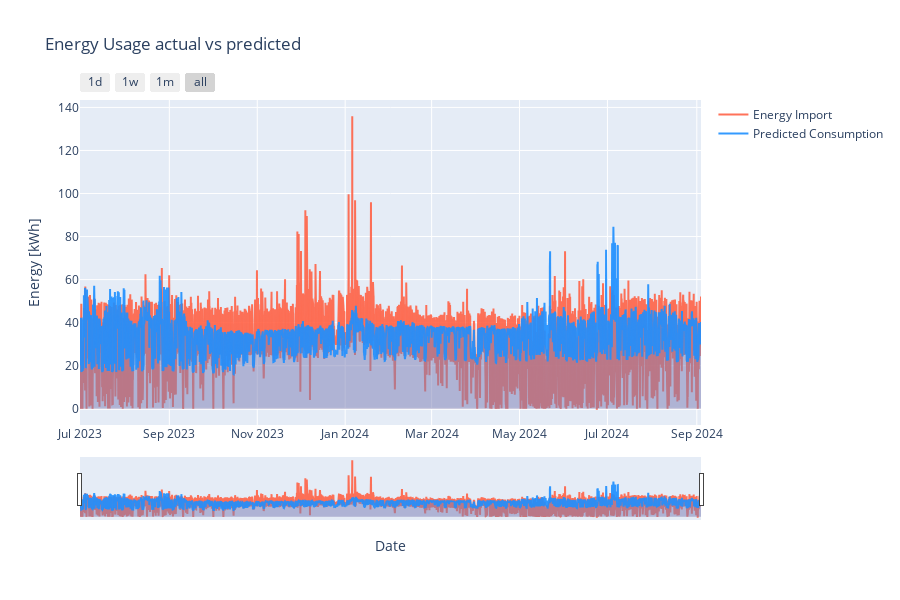

Here is the notebook cell this chart was saved with:
### Code cell
plot_cols =[
    ColumnParam("value_import", "Energy Import"),
    # ColumnParam("net_consumption", "Net Consumption"),
    ColumnParam("predicted_consumption", "Predicted Consumption"),
]
daily_main = pipe.get_daily_consumption(BuilingIdsEnum.MAIN)
plot_energy_usage(main_df, plot_cols,
                  titel="Energy Usage actual vs predicted",
                  yaxis_title="Energy [kWh]",
                  tozeroy=True,
                  )

### Figure 1 — Plotly figure (JSON) as saved in the notebook; plotly's stock layout.template omitted (floating-point values rounded to 4 significant figures; data arrays with more than 128 entries replaced by an {"elided": "..."} marker saying what was removed)
{"data": [{"line": {"color": "rgba(255, 99, 71, 0.9)"}, "mode": "lines", "name": "Energy Import", "type": "scatter", "x": {"elided": "10343 str values"}, "y": {"elided": "10343 float values"}}, {"fill": "tozeroy", "fillcolor": "rgba(255, 99, 71, 0.3)", "line": {"color": "rgba(0,0,0,0)"}, "opacity": 0.3, "showlegend": false, "type": "scatter", "x": {"elided": "10343 str values"}, "y": {"elided": "10343 float values"}}, {"line": {"color": "rgba(30, 144, 255, 0.9)"}, "mode": "lines", "name": "Predicted Consumption", "type": "scatter", "x": {"elided": "10343 str values"}, "y": {"elided": "10343 float values"}}, {"fill": "tozeroy", "fillcolor": "rgba(30, 144, 255, 0.3)", "line": {"color": "rgba(0,0,0,0)"}, "opacity": 0.3, "showlegend": false, "type": "scatter", "x": {"elided": "10343 str values"}, "y": {"elided": "10343 float values"}}], "layout": {"height": 600, "hovermode": "x unified", "showlegend": true, "title": {"text": "Energy Usage actual vs predicted"}, "xaxis": {"rangeselector": {"buttons": [{"count": 1, "label": "1d", "step": "day", "stepmode": "backward"}, {"count": 7, "label": "1w", "step": "day", "stepmode": "backward"}, {"count": 1, "label": "1m", "step": "month", "stepmode": "backward"}, {"step": "all"}]}, "rangeslider": {"visible": true}, "title": {"text": "Date"}, "type": "date"}, "yaxis": {"title": {"text": "Energy [kWh]"}}}}
